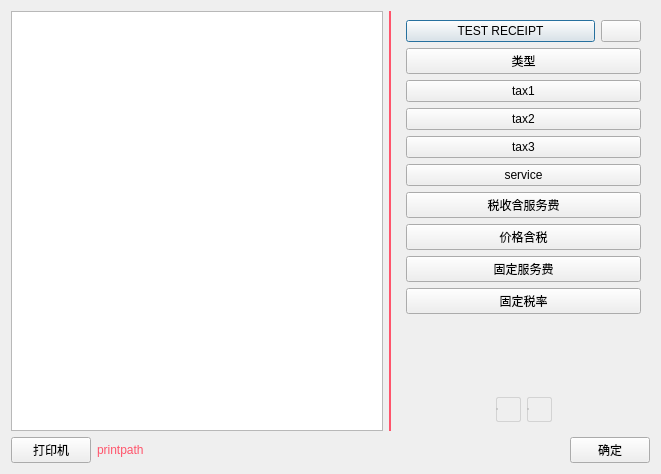
<?xml version="1.0" encoding="UTF-8"?>
<ui version="4.0">
 <class>w_sys_manage_outer_pay_set_locale_wizard</class>
 <widget class="QDialog" name="w_sys_manage_outer_pay_set_locale_wizard">
  <property name="geometry">
   <rect>
    <x>0</x>
    <y>0</y>
    <width>661</width>
    <height>474</height>
   </rect>
  </property>
  <property name="windowTitle">
   <string>Dialog</string>
  </property>
  <layout class="QVBoxLayout" name="verticalLayout_3">
   <item>
    <layout class="QHBoxLayout" name="horizontalLayout_5" stretch="3,2">
     <item>
      <layout class="QHBoxLayout" name="horizontalLayout_2" stretch="1,0">
       <item>
        <widget class="ftableview" name="tableView">
         <property name="outer_stylesheet" stdset="0">
          <string>tableView_dish</string>
         </property>
        </widget>
       </item>
       <item>
        <widget class="QLabel" name="label">
         <property name="minimumSize">
          <size>
           <width>2</width>
           <height>0</height>
          </size>
         </property>
         <property name="maximumSize">
          <size>
           <width>2</width>
           <height>16777215</height>
          </size>
         </property>
         <property name="styleSheet">
          <string notr="true">background-color:#ff546b;</string>
         </property>
         <property name="text">
          <string/>
         </property>
        </widget>
       </item>
      </layout>
     </item>
     <item>
      <layout class="QVBoxLayout" name="verticalLayout_2">
       <item>
        <widget class="QStackedWidget" name="stackedWidget">
         <property name="currentIndex">
          <number>0</number>
         </property>
         <widget class="QWidget" name="page">
          <layout class="QVBoxLayout" name="verticalLayout">
           <item>
            <layout class="QHBoxLayout" name="horizontalLayout_4" stretch="1,0">
             <item>
              <widget class="lds_toolbar_button" name="pushButton_receipt">
               <property name="text">
                <string>TEST RECEIPT</string>
               </property>
               <property name="outer_stylesheet" stdset="0">
                <string>pushbutton</string>
               </property>
              </widget>
             </item>
             <item>
              <widget class="lds_toolbar_button" name="pushButton_receipt_edit">
               <property name="icon">
                <iconset resource="../res.qrc">
                 <normaloff>:/image/p16.png</normaloff>:/image/p16.png</iconset>
               </property>
               <property name="outer_stylesheet" stdset="0">
                <string>pushbutton</string>
               </property>
              </widget>
             </item>
            </layout>
           </item>
           <item>
            <widget class="public_pushbuton_number" name="pushButton_tax_type">
             <property name="focusPolicy">
              <enum>Qt::NoFocus</enum>
             </property>
             <property name="text">
              <string>类型</string>
             </property>
            </widget>
           </item>
           <item>
            <widget class="public_pushbuton_number" name="pushButton_tax_1_value">
             <property name="focusPolicy">
              <enum>Qt::NoFocus</enum>
             </property>
             <property name="text">
              <string>tax1</string>
             </property>
            </widget>
           </item>
           <item>
            <widget class="public_pushbuton_number" name="pushButton_tax_2_value">
             <property name="focusPolicy">
              <enum>Qt::NoFocus</enum>
             </property>
             <property name="text">
              <string>tax2</string>
             </property>
            </widget>
           </item>
           <item>
            <widget class="public_pushbuton_number" name="pushButton_tax_3_value">
             <property name="focusPolicy">
              <enum>Qt::NoFocus</enum>
             </property>
             <property name="text">
              <string>tax3</string>
             </property>
            </widget>
           </item>
           <item>
            <widget class="public_pushbuton_number" name="pushButton_service_value">
             <property name="focusPolicy">
              <enum>Qt::NoFocus</enum>
             </property>
             <property name="text">
              <string>service</string>
             </property>
            </widget>
           </item>
           <item>
            <widget class="checkbox_phonestyle" name="checkBox_tax_service">
             <property name="focusPolicy">
              <enum>Qt::NoFocus</enum>
             </property>
             <property name="text">
              <string>税收含服务费</string>
             </property>
            </widget>
           </item>
           <item>
            <widget class="checkbox_phonestyle" name="checkBox_tax_tax">
             <property name="focusPolicy">
              <enum>Qt::NoFocus</enum>
             </property>
             <property name="text">
              <string>价格含税</string>
             </property>
            </widget>
           </item>
           <item>
            <widget class="checkbox_phonestyle" name="checkBox_tax_service_fix">
             <property name="focusPolicy">
              <enum>Qt::NoFocus</enum>
             </property>
             <property name="text">
              <string>固定服务费</string>
             </property>
            </widget>
           </item>
           <item>
            <widget class="checkbox_phonestyle" name="checkBox_tax_tax_fix">
             <property name="focusPolicy">
              <enum>Qt::NoFocus</enum>
             </property>
             <property name="text">
              <string>固定税率</string>
             </property>
            </widget>
           </item>
           <item>
            <spacer name="verticalSpacer_2">
             <property name="orientation">
              <enum>Qt::Vertical</enum>
             </property>
             <property name="sizeHint" stdset="0">
              <size>
               <width>20</width>
               <height>40</height>
              </size>
             </property>
            </spacer>
           </item>
          </layout>
         </widget>
         <widget class="QWidget" name="page_2">
          <layout class="QVBoxLayout" name="verticalLayout_4">
           <item>
            <widget class="checkbox_phonestyle" name="checkBox_tip_enable">
             <property name="focusPolicy">
              <enum>Qt::NoFocus</enum>
             </property>
             <property name="text">
              <string>小费</string>
             </property>
            </widget>
           </item>
           <item>
            <widget class="public_pushbuton_number" name="pushButton_tip_1">
             <property name="focusPolicy">
              <enum>Qt::NoFocus</enum>
             </property>
             <property name="text">
              <string>tip1</string>
             </property>
            </widget>
           </item>
           <item>
            <widget class="public_pushbuton_number" name="pushButton_tip_2">
             <property name="focusPolicy">
              <enum>Qt::NoFocus</enum>
             </property>
             <property name="text">
              <string>tip2</string>
             </property>
            </widget>
           </item>
           <item>
            <widget class="public_pushbuton_number" name="pushButton_tip_3">
             <property name="focusPolicy">
              <enum>Qt::NoFocus</enum>
             </property>
             <property name="text">
              <string>tip3</string>
             </property>
            </widget>
           </item>
           <item>
            <widget class="checkbox_phonestyle" name="checkBox_kitchen_quit_flag">
             <property name="focusPolicy">
              <enum>Qt::NoFocus</enum>
             </property>
             <property name="text">
              <string>退菜标识</string>
             </property>
            </widget>
           </item>
           <item>
            <spacer name="verticalSpacer">
             <property name="orientation">
              <enum>Qt::Vertical</enum>
             </property>
             <property name="sizeHint" stdset="0">
              <size>
               <width>20</width>
               <height>245</height>
              </size>
             </property>
            </spacer>
           </item>
          </layout>
         </widget>
        </widget>
       </item>
       <item>
        <widget class="QFrame" name="frame">
         <property name="styleSheet">
          <string notr="true">

QRadioButton:indicator{
width:0px;
}

QRadioButton:checked{
background:#ff546b;
border:1px solid lightgray;
border-radius: 2px;
color:white;
}

QRadioButton:unchecked{
background:transparent;
border:1px solid lightgray;
border-radius: 2px;
color:black;
}</string>
         </property>
         <layout class="QHBoxLayout" name="horizontalLayout">
          <item>
           <spacer name="horizontalSpacer_2">
            <property name="orientation">
             <enum>Qt::Horizontal</enum>
            </property>
            <property name="sizeHint" stdset="0">
             <size>
              <width>40</width>
              <height>20</height>
             </size>
            </property>
           </spacer>
          </item>
          <item>
           <widget class="QRadioButton" name="radioButton">
            <property name="minimumSize">
             <size>
              <width>25</width>
              <height>25</height>
             </size>
            </property>
            <property name="maximumSize">
             <size>
              <width>25</width>
              <height>25</height>
             </size>
            </property>
            <property name="text">
             <string/>
            </property>
           </widget>
          </item>
          <item>
           <widget class="QRadioButton" name="radioButton_2">
            <property name="minimumSize">
             <size>
              <width>25</width>
              <height>25</height>
             </size>
            </property>
            <property name="maximumSize">
             <size>
              <width>25</width>
              <height>25</height>
             </size>
            </property>
            <property name="text">
             <string/>
            </property>
           </widget>
          </item>
          <item>
           <spacer name="horizontalSpacer_3">
            <property name="orientation">
             <enum>Qt::Horizontal</enum>
            </property>
            <property name="sizeHint" stdset="0">
             <size>
              <width>40</width>
              <height>20</height>
             </size>
            </property>
           </spacer>
          </item>
         </layout>
        </widget>
       </item>
      </layout>
     </item>
    </layout>
   </item>
   <item>
    <layout class="QHBoxLayout" name="horizontalLayout_3">
     <item>
      <widget class="lds_toolbar_button" name="pushButton_set_print">
       <property name="text">
        <string>打印机</string>
       </property>
       <property name="outer_stylesheet" stdset="0">
        <string>pushbutton</string>
       </property>
      </widget>
     </item>
     <item>
      <widget class="QLabel" name="label_printpath">
       <property name="styleSheet">
        <string notr="true">color:#ff546b;</string>
       </property>
       <property name="text">
        <string>printpath</string>
       </property>
      </widget>
     </item>
     <item>
      <spacer name="horizontalSpacer">
       <property name="orientation">
        <enum>Qt::Horizontal</enum>
       </property>
       <property name="sizeHint" stdset="0">
        <size>
         <width>40</width>
         <height>20</height>
        </size>
       </property>
      </spacer>
     </item>
     <item>
      <widget class="lds_toolbar_button" name="pushButton_ok">
       <property name="text">
        <string>确定</string>
       </property>
       <property name="outer_stylesheet" stdset="0">
        <string>pushbutton</string>
       </property>
      </widget>
     </item>
    </layout>
   </item>
  </layout>
 </widget>
 <customwidgets>
  <customwidget>
   <class>lds_toolbar_button</class>
   <extends>QPushButton</extends>
   <header>lds_toolbar_button.h</header>
  </customwidget>
  <customwidget>
   <class>ftableview</class>
   <extends>QTableView</extends>
   <header>ftableview.h</header>
  </customwidget>
  <customwidget>
   <class>checkbox_phonestyle</class>
   <extends>QPushButton</extends>
   <header>checkbox_phonestyle.h</header>
  </customwidget>
  <customwidget>
   <class>public_pushbuton_number</class>
   <extends>QPushButton</extends>
   <header>public_pushbuton_number.h</header>
  </customwidget>
 </customwidgets>
 <resources>
  <include location="../res.qrc"/>
 </resources>
 <connections/>
</ui>
